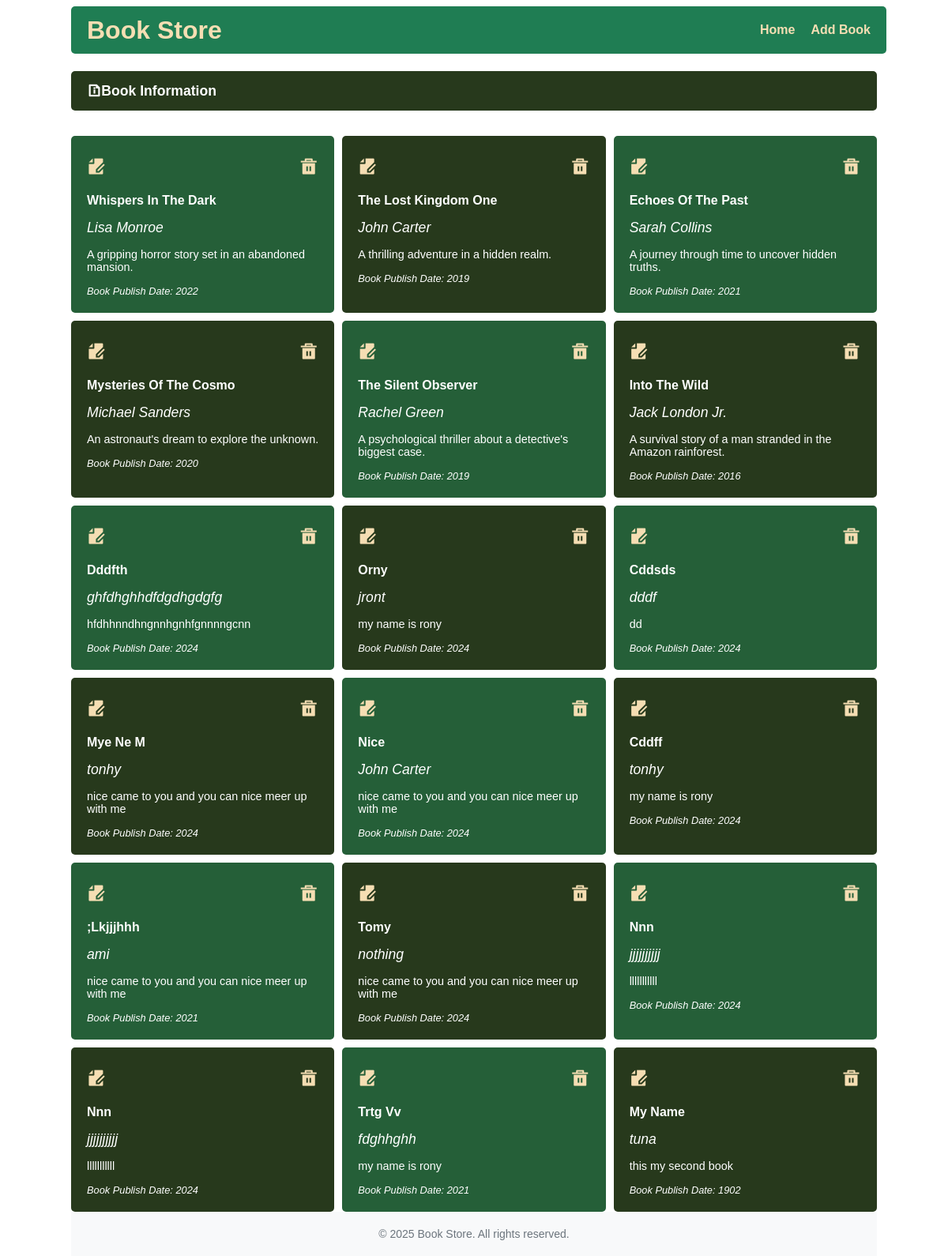
Before: / with the older database file.
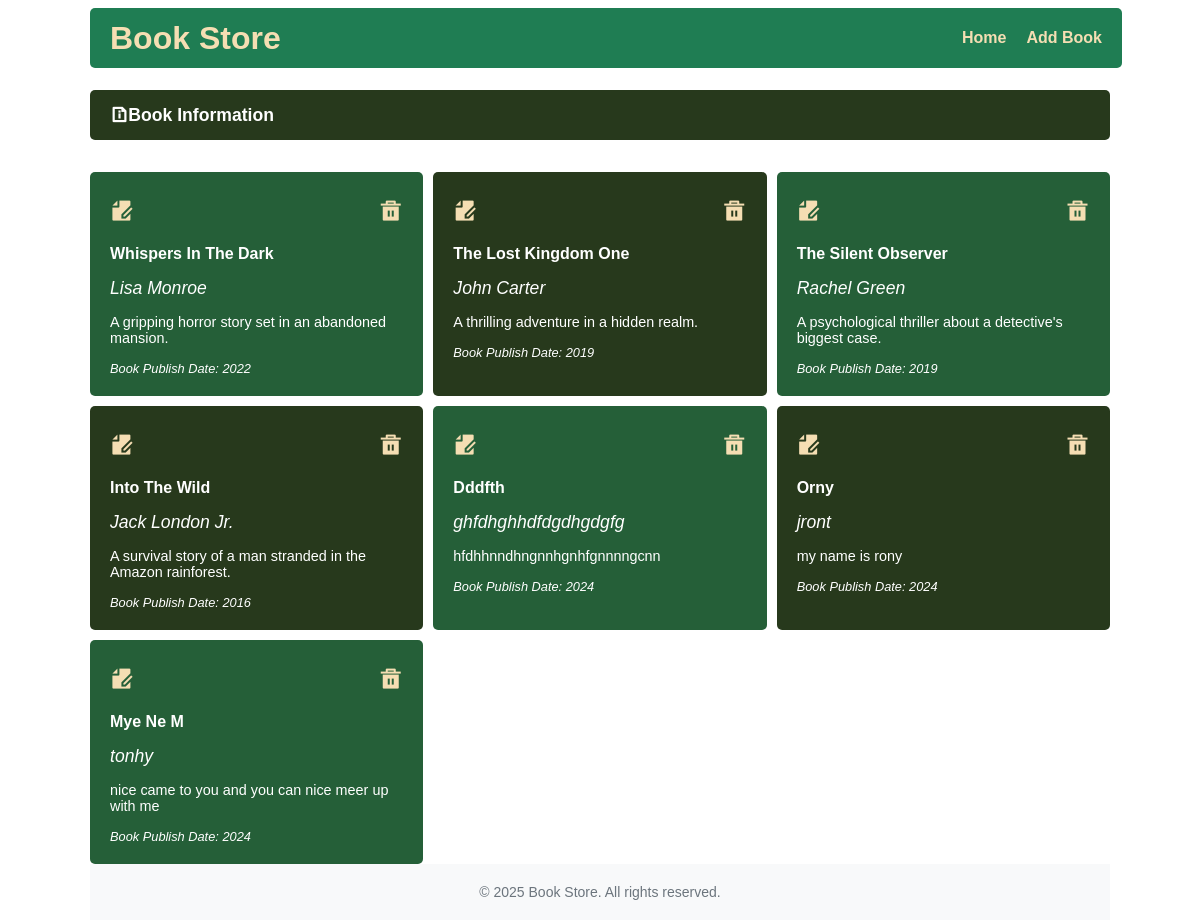
After: the same page with the newer database file.
### book/models.py (models this page shows, shortened)
class Book(models.Model):
    title = models.CharField(max_length=100)
    author = models.CharField(max_length=100)
    description = models.TextField()
    published_year = models.PositiveIntegerField()

### book/views.py (the view)
# urls.py: path('', views.homepage, name = 'homepage'),
def homepage(request):
    books = Book.objects.all()
    return render (request, 'homepage.html', {'books': books})

### templates/homepage.html (shortened to what this page needs)
<!DOCTYPE html>
<html lang="en">
<head>
    {% load static %}
    <link
    href="https://cdn.jsdelivr.net/npm/remixicon@4.5.0/fonts/remixicon.css"
    rel="stylesheet"
/>
<link rel="stylesheet" href="https://cdnjs.cloudflare.com/ajax/libs/remixicon/3.5.0/remixicon.css">
<link rel="stylesheet" href="{% static 'css/homepage.css' %}">
</head>
<body>
    <div class="main_section">
        <div class="nav">
            <div class="logo">
                <a href='/'>
                <span>
                    Book Store
                </span>
            </a>
            </div>
            <div class="ul">
                <a href="/">
                <li class="li">Home</li>
                </a>
                <a href="{% url 'add_book' %}">
                    <li class="li">Add Book</li>
                </a>
            </div>
        </div>
        <div class="book_info">
            <i class="ri-file-info-line"></i>
            <span>
                Book Information
            </span>
        </div>
        <div class="card_section">
            {% for book in books %}
                <div class="card">
                    <div class="edit_delete">
                        <a href='{% url 'update_book' pk=book.pk %}'>
                            <i class="ri-file-edit-fill icon-one"></i>
                        </a>
                        <a href='{% url 'delete_book' pk=book.pk %}'>
                            <i class="ri-delete-bin-5-fill icon-two"></i>
                        </a>
                    </div>
                    <p class="title">
                        {{ book.title|title }}
                    </p>
                    <p class="author_name">
                        {{ book.author }}
                    </p>
                    <p class="description">
                        {{ book.description }}
                    </p>
                    <p class="published_year">
                    Book Publish Date: <span class="year">
                        {{ book.published_year }}
                    </span>
                    </p>
                </div>
            {% endfor %}
        </div>
        <footer class="footer">
            <div class="footer-content">
                <p>&copy; 2025 Book Store. All rights reserved.</p>
            </div>
        </footer>
    </div>
</body>
</html>

### static/css/homepage.css (style rules this page uses)
* { margin: 0; padding: 0; box-sizing: border-box; font-family: 'Poppins', sans-serif; }
a { text-decoration: none; color: wheat; }
body { width: 100vw; height: 100vh; position: relative; }
.main_section { width: 85%; height: 100%; margin: 0 auto; }
.nav { position: fixed; top: 0; width: 86%; background-color: #1F7D53; color: white; display: flex; justify-content: space-between; align-items: center; height: 60px; padding: 0 20px; border-radius: 5px; margin-top: 0.5rem; z-index: 1000; }
.logo { font-size: 2rem; font-weight: bolder; cursor: pointer; }
.ul { display: flex; justify-content: space-between; gap: 20px; list-style: none; font-weight: bolder; cursor: pointer; }
.book_info { background-color: #27391C; color: white; font-weight: bolder; margin-top: 90px; border-radius: 5px; height: 50px; display: flex; align-items: center; padding: 0 20px; font-size: 1.1rem; }
.card_section { display: grid; grid-template-columns: repeat(auto-fit, minmax(250px, 1fr)); grid-auto-rows: repeat(auto-fit, 200px); grid-gap: 10px; margin-top: 2rem; cursor: pointer; }
.edit_delete { color: rgb(196, 3, 3); display: flex; justify-content: space-between; padding: 5px 0; font-size: 1.5rem; }
.card:nth-child(odd) { background-color: #255F38; }
.card { display: flex; flex-direction: column; gap: 15px; background-color: #27391C; color: white; border-radius: 5px; padding: 20px; }
.card>.title { font-weight: bold; }
.card>.author_name { font-size: 1.1rem; font-style: italic; }
.description { font-size: 0.9rem; font-weight: 400; }
.published_year, .year { font-style: italic; font-size: 0.8rem; }
.footer { background-color: #f8f9fa; padding: 20px; text-align: center; width: 100%; bottom: 0; }
.footer-content { font-size: 14px; color: #6c757d; }

Changed rows visible on the page:
removed Book: title "Echoes Of The Past", author "Sarah Collins", description "A journey through time to uncover hidden truths.", published_year "2021"
removed Book: title "Mysteries Of The Cosmo", author "Michael Sanders", description "An astronaut's dream to explore the unknown.", published_year "2020"
removed Book: title "Cddsds", author "dddf", description "dd", published_year "2024"
removed Book: title "Nice", author "John Carter", description "nice came to you and you can nice meer up with me", published_year "2024"
removed Book: title "Cddff", author "tonhy", description "my name is rony", published_year "2024"
removed Book: title ";Lkjjjhhh", author "ami", description "nice came to you and you can nice meer up with me", published_year "2021"
removed Book: title "Tomy", author "nothing", description "nice came to you and you can nice meer up with me", published_year "2024"
removed Book: title "Nnn", author "jjjjjjjjjj", description "lllllllllll", published_year "2024"
removed Book: title "Nnn", author "jjjjjjjjjj", description "lllllllllll", published_year "2024"
removed Book: title "Trtg Vv", author "fdghhghh", description "my name is rony", published_year "2021"
removed Book: title "My Name", author "tuna", description "this my second book", published_year "1902"
